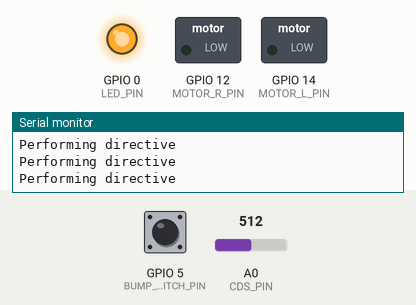
The sketch below on a simulated ESP8266 (NodeMCU). Shown: switched loads named in the sketch (green lamp = pin HIGH), output pins drawn as LEDs (lit = HIGH), the last lines printed to the serial monitor. The test bench sets the inputs (shaded band); at power-on: GPIO 5 (BUMP_SWITCH_PIN) LOW, A0 (CDS_PIN) = 512. WiFi joins after 1.5 s; servers stay silent unless stated.

Above: at 3.9 s.
4.0 s: GPIO 5 (BUMP_SWITCH_PIN) pulled HIGH for 0.15 s
At 4.8 s:
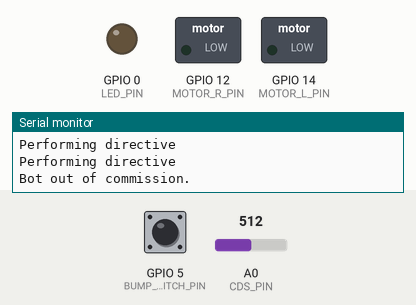
Timing chart, 0 to 7.0 s (numbered marks = the images above; inputs shaded):
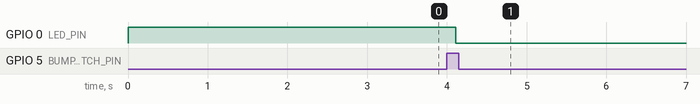

The sketch:

firmware.ino
```cpp
#include <ESP8266WiFi.h>
#include <ESP8266HTTPClient.h>
#include <ArduinoJson.h>

#include <string.h>

#define LED_PIN 0
#define CDS_PIN 17 // ADC
#define MOTOR_L_PIN 14
#define MOTOR_R_PIN 12
#define BUMP_SWITCH_PIN 5

const char *ssid = "wilber-phone";
const char *password = "deep_sea_tuna";

short unsigned hit_count = 0;
short unsigned hitpoints = 2;
short unsigned dead = 0;

char d0[25], d1[25], d2[25];

void setup() {
  String payload;
  int http_code;
  StaticJsonBuffer<300> JSONBuffer;

  Serial.begin(115200);
  Serial.println();

  pinMode(LED_PIN, OUTPUT);
  digitalWrite(LED_PIN, HIGH);

  Serial.println("Attempting to connect to WiFi");
  WiFi.begin(ssid, password);
  while (WiFi.status() != WL_CONNECTED) {
    ESP.wdtFeed();
    Serial.println("Connecting...");
    delay(500);
  }
  Serial.println("Connected!");

  Serial.println("Attempting to make an HTTP request");
  HTTPClient http;
  http.begin("http://154c2b90.ngrok.io/mcu/bot/0/0");
  http_code = http.GET();

  if (http_code > 0) {
    payload = http.getString();
    Serial.print("Success! HTTP Result: ");
    Serial.println(payload);

    JsonObject &parsed = JSONBuffer.parseObject(payload);

    Serial.printf("Parsing successful: %d\n", parsed.success());

    strcpy(d0, parsed["priority0"]);
    strcpy(d1, parsed["priority1"]);
    strcpy(d2, parsed["priority2"]);

    Serial.printf("Priority 1: %s\n", d0);
    Serial.printf("Priority 2: %s\n", d1);
    Serial.printf("Priority 3: %s\n", d2);
  } else {
    payload = http.errorToString(http_code);
    Serial.print("Failure. Error: ");
    Serial.println(payload);
  }

  http.end();
  Serial.println("Request Successful Complete");

  pinMode(MOTOR_L_PIN, OUTPUT);
  pinMode(MOTOR_R_PIN, OUTPUT);

  delay(1000);
  Serial.println("Setup Complete.");
}

void _delay(int ms) {
  int i, interval = 100;

  for (i = 0; i < ms; i += interval) {
    if (!dead) {
      watch_for_damage();
    }
    delay(interval);
  }
}

void loop() {
  _delay(150);
  if (!dead) {
    execute_directives();
  }
}

void execute_directives() {
  read_cds_value();
  execute_directive(d0);
  execute_directive(d1);
  execute_directive(d2);
}

void execute_directive(char *d) {
  Serial.printf("Performing directive %s\n", d);
  if (!strcmp("move", d)) {
    Serial.printf("\tMOVE\n");
    forward();
  } else if (!strcmp("left", d)) {
    Serial.printf("\tLEFT\n");
    left();
  } else if (!strcmp("right", d)) {
    Serial.printf("\tRIGHT\n");
    right();
  } else if (!strcmp("stop", d)) {
    Serial.printf("\tSTOP\n");
    halt();
    _delay(1000);
  }
}

void motor_l(int state) {
  digitalWrite(MOTOR_L_PIN, state);
}

void motor_r(int state) {
  digitalWrite(MOTOR_R_PIN, state);
}

void halt() {
  motor_l(LOW);
  motor_r(LOW);
}

void forward() {
  motor_l(HIGH);
  motor_r(HIGH);
  _delay(1000);
  halt();
}

void right() {
  motor_l(HIGH);
  motor_r(LOW);
  _delay(1000);
  halt();
}

void left() {
  motor_l(LOW);
  motor_r(HIGH);
  _delay(1000);
  halt();
}

void read_cds_value() {
  int v = analogRead(CDS_PIN);
  Serial.printf("CDS Cell: %d\n", v);
}

void watch_for_damage() {
  if (digitalRead(BUMP_SWITCH_PIN) == HIGH && ++hit_count >= hitpoints) {
      digitalWrite(LED_PIN, LOW);
      dead = 1;
      Serial.println("Bot out of commission.");
  }
}
```

Measured:
- after the input at 4.0 s, GPIO 0 (LED_PIN): HIGH → LOW after 0.11 s
